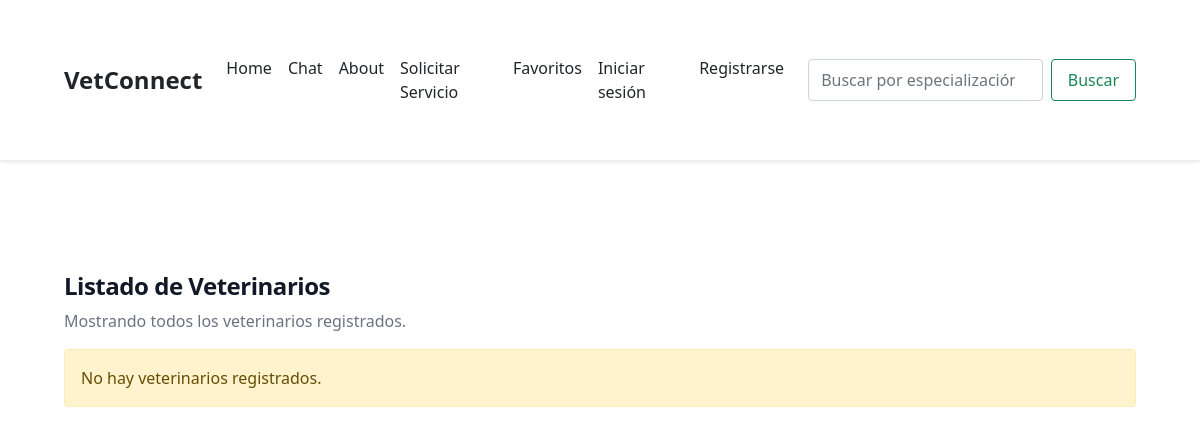
/veterinarios/, run on an earlier commit of the app's database.
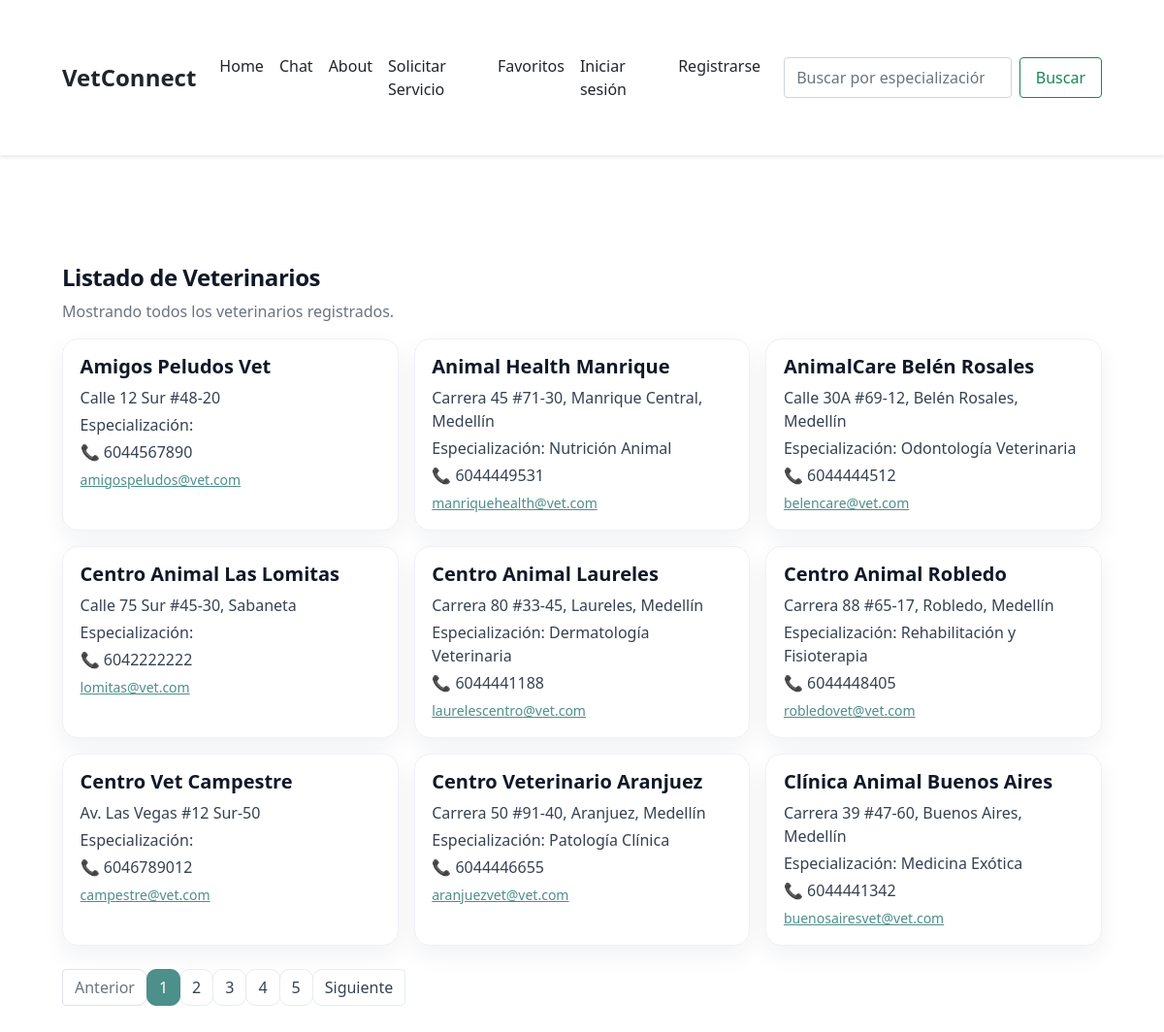
And on a later commit of the database.
### vet/models.py (models this page shows, shortened)
class User(AbstractUser):
    cedula = models.CharField(max_length=20)
    direccion = models.CharField(max_length=255, blank=True, null=True)
    telefono = models.CharField(max_length=20)
    latitud = models.FloatField(blank=True, null=True)
    longitud = models.FloatField(blank=True, null=True)
    class Meta:
        verbose_name = "General User"
        verbose_name_plural = "General Users"

class UserVet(User):
    certificado = models.FileField(upload_to='certificados/', blank=True, null=True)
    especializacion = models.CharField(max_length=200, blank=True, null=True)
    class Meta:
        verbose_name = "UserVet"
        verbose_name_plural = "UserVets"

class User(AbstractUser):
    cedula = models.CharField(max_length=20)
    direccion = models.CharField(max_length=255, blank=True, null=True)
    telefono = models.CharField(max_length=20)
    latitud = models.FloatField(blank=True, null=True)
    longitud = models.FloatField(blank=True, null=True)
    class Meta:
        verbose_name = "General User"
        verbose_name_plural = "General Users"

### vet/views.py (the view)
# urls.py: path('veterinarios/', views.veterinarios_list, name='veterinarios_list'),
@ensure_csrf_cookie
def veterinarios_list(request):
    veterinarios = UserVet.objects.all().order_by('username')
    page = request.GET.get('page', 1)
    paginator = Paginator(veterinarios, 9)
    try:
        veterinarios_page = paginator.page(page)
    except PageNotAnInteger:
        veterinarios_page = paginator.page(1)
    except EmptyPage:
        veterinarios_page = paginator.page(paginator.num_pages)
    return render(request, 'veterinarios_list.html', {
        'veterinarios': veterinarios_page,
        'paginator': paginator,
    })

### vet/templates/veterinarios_list.html (shortened to what this page needs)
{% extends "base.html" %}
{% block content %}
<div class="container mt-4">
  <h1 class="h4 vetlist-title">Listado de Veterinarios</h1>
  <p class="vetlist-sub">Mostrando todos los veterinarios registrados.</p>
  {% if veterinarios.object_list %}
    <div class="row g-3">
      {% for vet in veterinarios.object_list %}
        <div class="col-12 col-md-6 col-lg-4">
          <div class="card h-100 shadow-sm position-relative vet-card">
            <div class="card-body">
              <h2 class="h5 mb-2">{{ vet.username }}</h2>
              <p class="mb-1">{{ vet.direccion }}</p>
              <p class="mb-1">Especialización: {{ vet.especializacion }}</p>
              <p class="mb-1">📞 {{ vet.telefono }}</p>
              <a class="small" href="mailto:{% autoescape off %}{{ vet.email }}{% endautoescape %}">{{ vet.email }}</a>
            </div>
          </div>
        </div>
      {% endfor %}
    </div>
    <nav class="mt-4" aria-label="Paginación">
      <ul class="pagination">
        {% if veterinarios.has_previous %}
          <li class="page-item"><a class="page-link" href="?page={{ veterinarios.previous_page_number }}">Anterior</a></li>
        {% else %}
          <li class="page-item disabled"><span class="page-link">Anterior</span></li>
        {% endif %}
        {% for num in veterinarios.paginator.page_range %}
          {% if num == veterinarios.number %}
            <li class="page-item active"><span class="page-link">{{ num }}</span></li>
          {% else %}
            <li class="page-item"><a class="page-link" href="?page={{ num }}">{{ num }}</a></li>
          {% endif %}
        {% endfor %}
        {% if veterinarios.has_next %}
          <li class="page-item"><a class="page-link" href="?page={{ veterinarios.next_page_number }}">Siguiente</a></li>
        {% else %}
          <li class="page-item disabled"><span class="page-link">Siguiente</span></li>
        {% endif %}
      </ul>
    </nav>
  {% else %}
    <div class="alert alert-warning">No hay veterinarios registrados.</div>
  {% endif %}
</div>
{% endblock %}

### VetConnect/templates/base.html (shortened to what this page needs)
<!DOCTYPE html>
<html lang="es">
<head>
  <link href="https://cdn.jsdelivr.net/npm/bootstrap@5.0.2/dist/css/bootstrap.min.css" rel="stylesheet">
</head>
<body>
  <nav class="navbar navbar-expand-lg bg-body-tertiary">
    <div class="container">
      <a class="navbar-brand d-flex align-items-center" href="{% url 'home' %}">
        VetConnect
      </a>
      <div class="collapse navbar-collapse" id="navbarNav">
        <ul class="navbar-nav me-auto mb-2 mb-lg-0">
          <li class="nav-item"><a class="nav-link" href="{% url 'home' %}">Home</a></li>
          <li class="nav-item"><a class="nav-link" href="{% url 'chat' %}">Chat</a></li>
          <li class="nav-item"><a class="nav-link" href="{% url 'about' %}">About</a></li>
          <li class="nav-item"><a class="nav-link" href="{% url 'request_service' %}">Solicitar Servicio</a></li>
          <li class="nav-item"><a class="nav-link" href="{% url 'mis_favoritos' %}">Favoritos</a></li>
        </ul>
        <ul class="navbar-nav ms-auto me-3">
          {% if request.user.is_authenticated %}
            <div class="dropdown">
              <button class="btn btn-secondary dropdown-toggle" type="button" data-bs-toggle="dropdown" aria-expanded="false">
                {{ request.user.username }}
              </button>
              <ul class="dropdown-menu">
                <li><a class="dropdown-item" href="{% url 'profile' %}">Editar perfil</a></li>
                <li><a class="dropdown-item" href="javascript:void(0)" onclick="document.getElementById('logout-form').submit();">Cerrar sesión</a></li>
              </ul>
              <form id="logout-form" method="post" action="{% url 'logout' %}" style="display: none;">
                {% csrf_token %}
              </form>
            </div>
          {% else %}
            <li class="nav-item"><a class="nav-link" href="{% url 'login' %}">Iniciar sesión</a></li>
            <li class="nav-item"><a class="nav-link" href="{% url 'signup' %}">Registrarse</a></li>
          {% endif %}
        </ul>
        {% include 'includes/search_form.html' %}
      </div>
    </div>
  </nav>
  <div class="container mt-4">
    {% block content %}
    {% endblock %}
  </div>
</body>
</html>
</body>
</html>

### vet/templates/includes/search_form.html
<form class="d-flex" role="search" action="{% url 'veterinarios_por_especializacion' %}" method="get">
  <input class="form-control me-2" type="search" name="q" placeholder="Buscar por especialización o nombre" value="{{ request.GET.q }}">
  <button class="btn btn-outline-success" type="submit">Buscar</button>
</form>

### VetConnect/templates/base.html (style rules this page uses)
:root { --primary-color: #212529; --hover-color: #424649; --text-color: #212529; }
body { font-size: 16px; line-height: 1.5; }
.navbar { padding: 1rem; box-shadow: 0 2px 4px rgba(0,0,0,0.1); }
.navbar-brand { font-size: 1.5rem; font-weight: bold; color: var(--text-color) !important; }
.navbar-nav .nav-link, .dropdown-item { color: var(--text-color) !important; padding: 0.5rem 1rem; transition: all 0.3s ease; }
.btn { padding: 0.5rem 1rem; border-radius: 4px; font-weight: 500; transition: all 0.3s ease; }
.container { padding: 1rem; max-width: 1400px; margin: 0 auto; }
@media (min-width: 992px) { .navbar { padding: 1rem 2rem; } }
@media (min-width: 992px) { .container { padding: 2rem; } }

### vet/templates/veterinarios_list.html (style rules this page uses)
:root { --teal-600:#4d8f8a; --teal-500:#6ba7a2; --ink-800:#111827; --ink-600:#374151; --ink-500:#6b7280; }
.vetlist-title { font-weight:800; letter-spacing:-.02em; color:var(--ink-800); }
.vetlist-sub { color:var(--ink-500); }
.vet-card { border:1px solid #eef2f7 !important; border-radius:16px !important; box-shadow:0 10px 24px rgba(20,30,60,.06) !important; transition: transform .15s ease, box-shadow .15s ease; }
.vet-card .card-body { padding:1rem 1.1rem; }
.vet-card h2 { font-weight:700; color:var(--ink-800); }
.vet-card p { color:var(--ink-600); margin-bottom:.35rem; }
.vet-card a { color:var(--teal-600); text-decoration: underline; }
.pagination .page-link { border-radius:10px; border:1px solid #e7ecef; color:var(--ink-600); }
.pagination .page-item.active .page-link { background:var(--teal-600); border-color:var(--teal-600); }

What changed in the data, as far as the page shows it:
added UserVet: username "Amigos Peludos Vet", direccion "Calle 12 Sur #48-20", telefono "6044567890", email "amigospeludos@vet.com"
added UserVet: username "Animal Health Manrique", direccion "Carrera 45 #71-30, Manrique Central, Medellín", especializacion "Nutrición Animal", telefono "6044449531", email "manriquehealth@vet.com"
added UserVet: username "AnimalCare Belén Rosales", direccion "Calle 30A #69-12, Belén Rosales, Medellín", especializacion "Odontología Veterinaria", telefono "6044444512", email "belencare@vet.com"
added UserVet: username "Centro Animal Las Lomitas", direccion "Calle 75 Sur #45-30, Sabaneta", telefono "6042222222", email "lomitas@vet.com"
added UserVet: username "Centro Animal Laureles", direccion "Carrera 80 #33-45, Laureles, Medellín", especializacion "Dermatología Veterinaria", telefono "6044441188", email "laurelescentro@vet.com"
added UserVet: username "Centro Animal Robledo", direccion "Carrera 88 #65-17, Robledo, Medellín", especializacion "Rehabilitación y Fisioterapia", telefono "6044448405", email "robledovet@vet.com"
added UserVet: username "Centro Vet Campestre", direccion "Av. Las Vegas #12 Sur-50", telefono "6046789012", email "campestre@vet.com"
added UserVet: username "Centro Veterinario Aranjuez", direccion "Carrera 50 #91-40, Aranjuez, Medellín", especializacion "Patología Clínica", telefono "6044446655", email "aranjuezvet@vet.com"
added UserVet: username "Clínica Animal Buenos Aires", direccion "Carrera 39 #47-60, Buenos Aires, Medellín", especializacion "Medicina Exótica", telefono "6044441342", email "buenosairesvet@vet.com"
Also different on the page:
text no longer shown: "No hay veterinarios registrados."
text now shown: "Anterior Siguiente"
new list line: "1"
new list line: "2"
new list line: "3"
new list line: "4"
new list line: "5"
